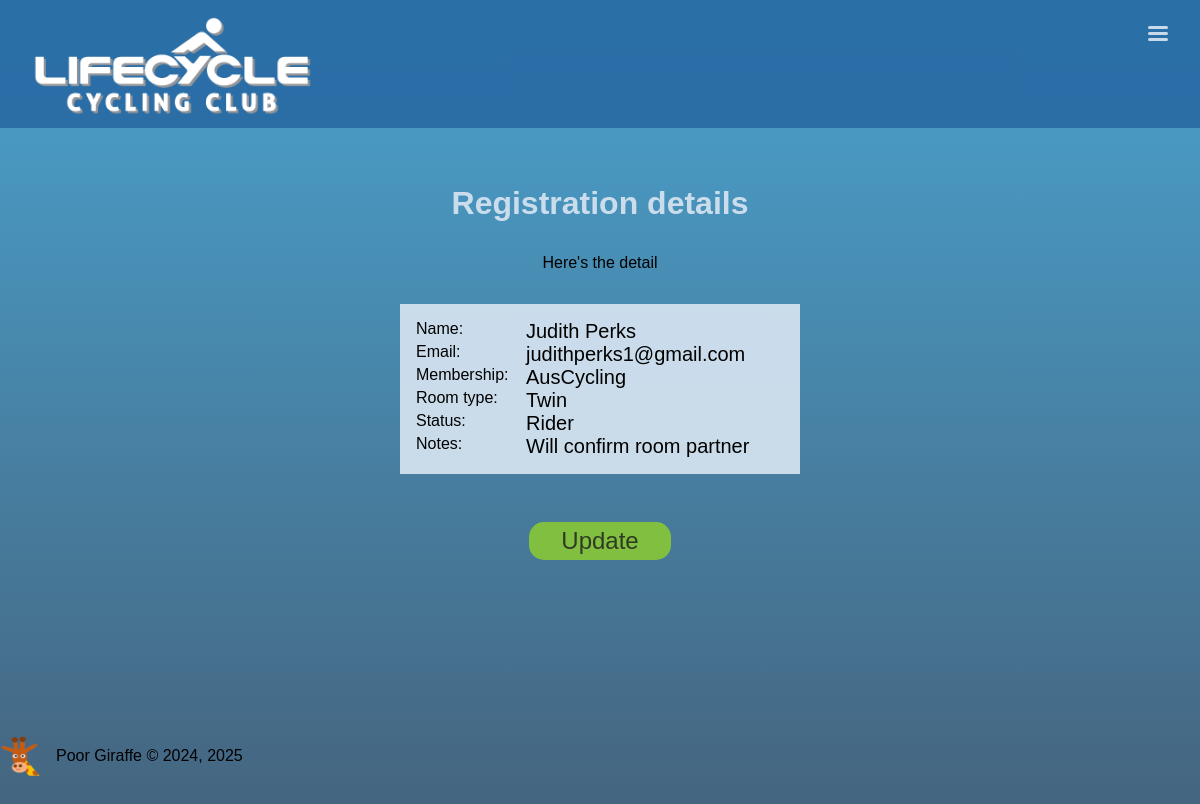
/registrations/71/, run on an earlier commit of the app's database.
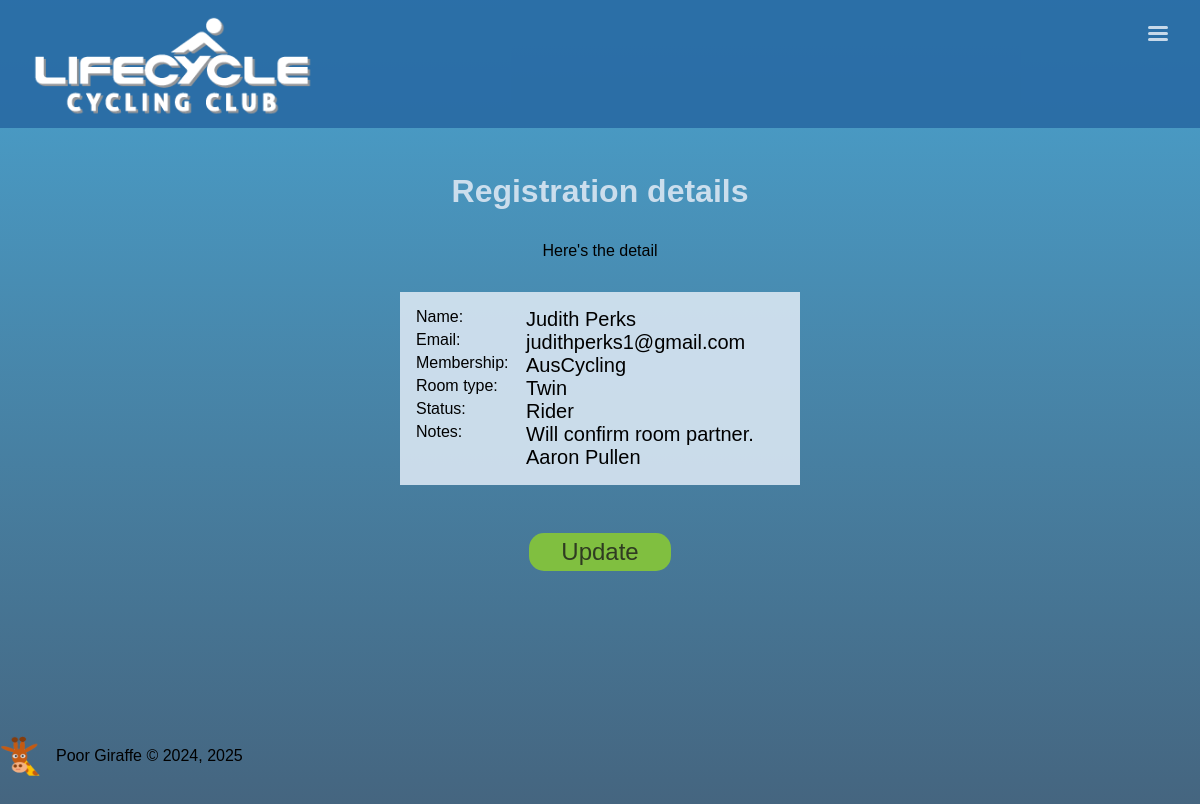
And on a later commit of the database.
### book/models.py (models this page shows, shortened)
class Registration(models.Model):
	name = models.CharField(max_length=30)
	email = models.EmailField()
	membership = models.ForeignKey(Membership, on_delete=models.CASCADE, null=True)
	status = models.ForeignKey(Status, on_delete=models.CASCADE)
	room = models.ForeignKey(RoomType, on_delete=models.CASCADE)
	notes = models.CharField(max_length=100, blank=True, null=True)
	regdate = models.DateField(auto_now_add = True, blank=True, null=True)

class Membership(models.Model):
	membership = models.CharField(max_length=30)
	code = models.CharField(max_length=3)
	def __str__(self):
		return self.membership

class RoomType(models.Model):
	description = models.CharField(max_length=20)
	supplement = models.IntegerField()
	amount = models.DecimalField(max_digits=6, decimal_places=2, blank=True, null=True)
	includes = models.CharField(max_length=200, blank=True, null=True)
	def __str__(self):
		return self.description

class Status(models.Model):
	status = models.CharField(max_length=20)
	def __str__(self):
		return self.status

### book/views.py (the view)
# urls.py: path('registrations/<int:pk>/', registration, name='registration'),
def registration(request, pk):
	registration = get_object_or_404(Registration, id = pk)
	context = {
		'registration': registration,
	}
	return render(request, 'registration.html', context)

### book/template/registration.html (shortened to what this page needs)
{% extends 'base.html' %}
{% load static %}
{% block main %}
	<main>
		<h1>Registration details</h1>
		<p>Here's the detail</p>
		<div class='confirm'>
			<p>Name: <span>{{ registration.name }}</span></p>
			<p>Email: <span>{{ registration.email }}</span></p>
			<p>Membership: <span>{{ registration.membership }}</span></p>
			<p>Room type: <span>{{ registration.room }}</span></p>
			<p>Status: <span>{{ registration.status }}</span></p>
			<p>Notes: <span>{{ registration.notes }}</span></p>
		</div>
		<a href="{% url 'update' registration.id %}"><button>Update</button></a>
	</main>
{% endblock %}

What changed in the data, as far as the page shows it:
changed Registration "Judith Perks": notes "Will confirm room partner" → "Will confirm room partner. Aaron Pullen"
